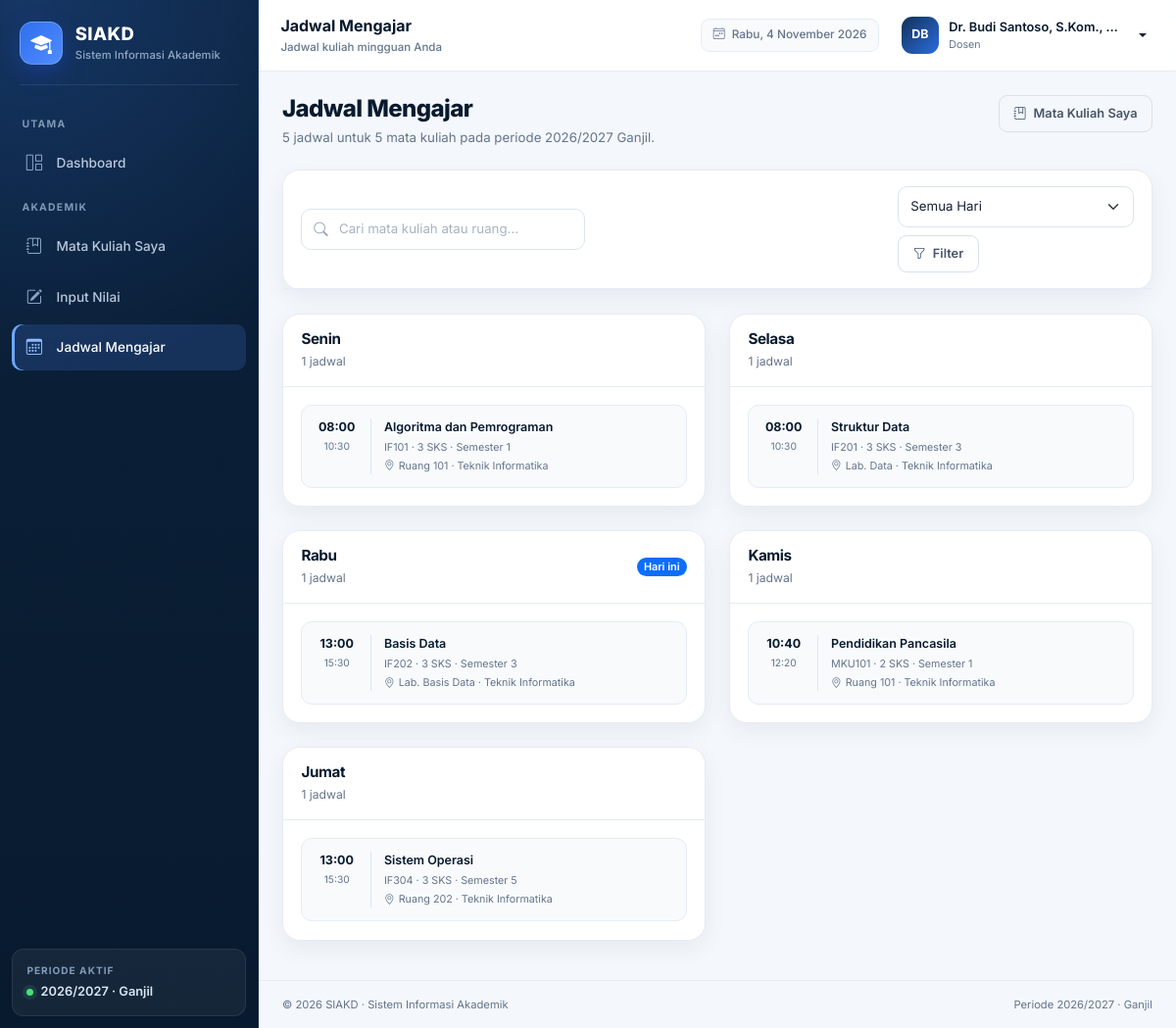
/dosen/jadwal.php (signed in), run on the app's committed database.
### tables this page shows
CREATE TABLE `dosen` (
    `id` INT UNSIGNED NOT NULL AUTO_INCREMENT,
    `user_id` INT UNSIGNED NOT NULL,
    `nidn` VARCHAR(20) NOT NULL,
    `nama` VARCHAR(100) NOT NULL,
    `email` VARCHAR(120) NOT NULL,
    `prodi_id` INT UNSIGNED NOT NULL,
    `created_at` TIMESTAMP NOT NULL DEFAULT CURRENT_TIMESTAMP,
    `updated_at` TIMESTAMP NOT NULL DEFAULT CURRENT_TIMESTAMP ON UPDATE CURRENT_TIMESTAMP,
    PRIMARY KEY (`id`),
    UNIQUE KEY `uq_dosen_user` (`user_id`),
    UNIQUE KEY `uq_dosen_nidn` (`nidn`),
    UNIQUE KEY `uq_dosen_email` (`email`),
    KEY `idx_dosen_prodi` (`prodi_id`),
    CONSTRAINT `fk_dosen_user` FOREIGN KEY (`user_id`) REFERENCES `users` (`id`) ON DELETE CASCADE ON UPDATE CASCADE,
    CONSTRAINT `fk_dosen_prodi` FOREIGN KEY (`prodi_id`) REFERENCES `prodi` (`id`) ON DELETE RESTRICT ON UPDATE CASCADE
);

CREATE TABLE `users` (
    `id` INT UNSIGNED NOT NULL AUTO_INCREMENT,
    `nama` VARCHAR(100) NOT NULL,
    `email` VARCHAR(120) NOT NULL,
    `password` VARCHAR(255) NOT NULL,
    `role` ENUM('admin', 'dosen', 'mahasiswa') NOT NULL,
    `status` ENUM('aktif', 'nonaktif') NOT NULL DEFAULT 'aktif',
    `created_at` TIMESTAMP NOT NULL DEFAULT CURRENT_TIMESTAMP,
    `updated_at` TIMESTAMP NOT NULL DEFAULT CURRENT_TIMESTAMP ON UPDATE CURRENT_TIMESTAMP,
    PRIMARY KEY (`id`),
    UNIQUE KEY `uq_users_email` (`email`),
    KEY `idx_users_role` (`role`)
);

CREATE TABLE `jadwal` (
    `id` INT UNSIGNED NOT NULL AUTO_INCREMENT,
    `mata_kuliah_id` INT UNSIGNED NOT NULL,
    `hari` ENUM('Senin', 'Selasa', 'Rabu', 'Kamis', 'Jumat', 'Sabtu') NOT NULL,
    `jam_mulai` TIME NOT NULL,
    `jam_selesai` TIME NOT NULL,
    `ruang` VARCHAR(50) NOT NULL,
    `created_at` TIMESTAMP NOT NULL DEFAULT CURRENT_TIMESTAMP,
    `updated_at` TIMESTAMP NOT NULL DEFAULT CURRENT_TIMESTAMP ON UPDATE CURRENT_TIMESTAMP,
    PRIMARY KEY (`id`),
    KEY `idx_jadwal_mk` (`mata_kuliah_id`),
    KEY `idx_jadwal_hari` (`hari`, `jam_mulai`),
    CONSTRAINT `fk_jadwal_mata_kuliah` FOREIGN KEY (`mata_kuliah_id`) REFERENCES `mata_kuliah` (`id`) ON DELETE CASCADE ON UPDATE CASCADE
);

CREATE TABLE `mata_kuliah` (
    `id` INT UNSIGNED NOT NULL AUTO_INCREMENT,
    `kode_mk` VARCHAR(15) NOT NULL,
    `nama_mk` VARCHAR(120) NOT NULL,
    `sks` TINYINT UNSIGNED NOT NULL,
    `semester` TINYINT UNSIGNED NOT NULL,
    `prodi_id` INT UNSIGNED NOT NULL,
    `dosen_id` INT UNSIGNED NULL,
    `created_at` TIMESTAMP NOT NULL DEFAULT CURRENT_TIMESTAMP,
    `updated_at` TIMESTAMP NOT NULL DEFAULT CURRENT_TIMESTAMP ON UPDATE CURRENT_TIMESTAMP,
    PRIMARY KEY (`id`),
    UNIQUE KEY `uq_mata_kuliah_kode` (`kode_mk`),
    KEY `idx_mata_kuliah_prodi` (`prodi_id`),
    KEY `idx_mata_kuliah_dosen` (`dosen_id`),
    CONSTRAINT `fk_mata_kuliah_prodi` FOREIGN KEY (`prodi_id`) REFERENCES `prodi` (`id`) ON DELETE RESTRICT ON UPDATE CASCADE,
    CONSTRAINT `fk_mata_kuliah_dosen` FOREIGN KEY (`dosen_id`) REFERENCES `dosen` (`id`) ON DELETE SET NULL ON UPDATE CASCADE
);

CREATE TABLE `prodi` (
    `id` INT UNSIGNED NOT NULL AUTO_INCREMENT,
    `kode_prodi` VARCHAR(10) NOT NULL,
    `nama_prodi` VARCHAR(100) NOT NULL,
    `created_at` TIMESTAMP NOT NULL DEFAULT CURRENT_TIMESTAMP,
    `updated_at` TIMESTAMP NOT NULL DEFAULT CURRENT_TIMESTAMP ON UPDATE CURRENT_TIMESTAMP,
    PRIMARY KEY (`id`),
    UNIQUE KEY `uq_prodi_kode` (`kode_prodi`),
    UNIQUE KEY `uq_prodi_nama` (`nama_prodi`)
);

### includes/functions.php (called while the page is built, shortened)
<?php
function base_url(string $path = ''): string
{
    $path = ltrim($path, '/');
    return BASE_URL . ($path !== '' ? '/' . $path : '/');
}
function e(mixed $value): string
{
    return htmlspecialchars((string) $value, ENT_QUOTES | ENT_SUBSTITUTE, 'UTF-8');
}
function query(string $key, mixed $default = ''): mixed
{
    if (!array_key_exists($key, $_GET)) {
        return $default;
    }
    $value = $_GET[$key];
    return is_string($value) ? trim($value) : $value;
}
function initials(string $name): string
{
    $parts = preg_split('/\s+/', trim($name)) ?: [];
    $initials = '';
    foreach (array_slice($parts, 0, 2) as $part) {
        $initials .= mb_strtoupper(mb_substr($part, 0, 1));
    }
    return $initials !== '' ? $initials : 'U';
}
function role_label(string $role): string
{
    return match ($role) {
        'admin' => 'Administrator',
        'dosen' => 'Dosen',
        'mahasiswa' => 'Mahasiswa',
        default => ucfirst($role),
    };
}
function jam_id(?string $time): string
{
    return $time ? substr($time, 0, 5) : '-';
}
function daftar_hari(): array
{
    return ['Senin', 'Selasa', 'Rabu', 'Kamis', 'Jumat', 'Sabtu'];
}

### includes/auth.php (called while the page is built, shortened)
<?php
require_once __DIR__ . '/../config/database.php';
require_once __DIR__ . '/functions.php';
function current_user(): ?array
{
    static $loaded = false;
    static $user = null;
    if ($loaded) {
        return $user;
    }
    $loaded = true;
    $userId = (int) ($_SESSION['user_id'] ?? 0);
    try {
        $stmt = db()->prepare(
            "SELECT u.id, u.nama, u.email, u.role, u.status, u.created_at,
                    m.id AS mahasiswa_id, m.nim, m.prodi_id AS mahasiswa_prodi_id,
                    m.angkatan, m.jenis_kelamin, m.alamat,
                    d.id AS dosen_id, d.nidn, d.prodi_id AS dosen_prodi_id
             FROM users u
             LEFT JOIN mahasiswa m ON m.user_id = u.id
             LEFT JOIN dosen d ON d.user_id = u.id
             WHERE u.id = :id AND u.status = 'aktif'
             LIMIT 1"
        );
        $stmt->execute(['id' => $userId]);
        $result = $stmt->fetch();
        if ($result) {
            $user = $result;
            return $user;
        }
    } catch (Throwable $exception) {
        error_log('Auth check failed: ' . $exception->getMessage());
    }
    return null;
}
function require_login(): array
{
    $user = current_user();
    return $user;
}
function require_role(string ...$roles): array
{
    $user = require_login();
    return $user;
}

### config/database.php (called while the page is built, shortened)
<?php
function db(): PDO
{
    static $pdo = null;
    if ($pdo instanceof PDO) {
        return $pdo;
    }
    $dsn = sprintf(
        'mysql:host=%s;port=%s;dbname=%s;charset=utf8mb4',
        DB_HOST,
        DB_PORT,
        DB_NAME
    );
    try {
        $pdo = new PDO($dsn, DB_USER, DB_PASS, [
            PDO::ATTR_ERRMODE => PDO::ERRMODE_EXCEPTION,
            PDO::ATTR_DEFAULT_FETCH_MODE => PDO::FETCH_ASSOC,
            PDO::ATTR_EMULATE_PREPARES => false,
        ]);
    } catch (PDOException $exception) {
        error_log('Database connection failed: ' . $exception->getMessage());
        throw new RuntimeException(
            'Koneksi database gagal. Pastikan MySQL berjalan dan database "siakd" sudah diimpor dari database.sql.'
        );
    }
    return $pdo;
}

### dosen/jadwal.php (the view, shortened to what this page needs)
<?php
require_once __DIR__ . '/../includes/auth.php';
$user = require_role('dosen');
$dosenId = (int) ($user['dosen_id'] ?? 0);
$pageTitle = 'Jadwal Mengajar';
$pageSubtitle = 'Jadwal kuliah mingguan Anda';
$search = (string) query('q');
$hariList = daftar_hari();
$conditions = ['mk.dosen_id = :dosen_id'];
$params = [':dosen_id' => $dosenId];
$where = 'WHERE ' . implode(' AND ', $conditions);
$stmt = db()->prepare(
    "SELECT j.id, j.hari, j.jam_mulai, j.jam_selesai, j.ruang,
            mk.kode_mk, mk.nama_mk, mk.sks, mk.semester, p.nama_prodi
     FROM jadwal j
     JOIN mata_kuliah mk ON mk.id = j.mata_kuliah_id
     JOIN prodi p ON p.id = mk.prodi_id
     $where
     ORDER BY FIELD(j.hari, 'Senin', 'Selasa', 'Rabu', 'Kamis', 'Jumat', 'Sabtu'), j.jam_mulai ASC"
);
foreach ($params as $key => $value) {
    $stmt->bindValue($key, $value, is_int($value) ? PDO::PARAM_INT : PDO::PARAM_STR);
}
$stmt->execute();
$jadwalRows = $stmt->fetchAll();
$jadwalByDay = [];
foreach ($jadwalRows as $row) {
    $jadwalByDay[$row['hari']][] = $row;
}
$totalJadwal = count($jadwalRows);
$totalMataKuliah = count(array_unique(array_column($jadwalRows, 'kode_mk')));
$hariMap = [
    'Sunday' => 'Minggu',
    'Monday' => 'Senin',
    'Tuesday' => 'Selasa',
    'Wednesday' => 'Rabu',
    'Thursday' => 'Kamis',
    'Friday' => 'Jumat',
    'Saturday' => 'Sabtu',
];
$hariIni = $hariMap[date('l')] ?? '';
require_once __DIR__ . '/../includes/header.php';
?>
<div class="page-heading">
    <div>
        <h1>Jadwal Mengajar</h1>
        <p><?= $totalJadwal ?> jadwal untuk <?= $totalMataKuliah ?> mata kuliah pada periode <?= e(TAHUN_AJARAN_AKTIF) ?> <?= e(SEMESTER_AKTIF) ?>.</p>
    </div>
    <a href="<?= e(base_url('dosen/mata_kuliah.php')) ?>" class="btn btn-outline-secondary">
        <i class="bi bi-journal-bookmark me-1" aria-hidden="true"></i> Mata Kuliah Saya
    </a>
</div>
<div class="card mb-4">
    <form class="filter-bar" method="get" action="<?= e(base_url('dosen/jadwal.php')) ?>">
        <div class="search-box">
            <i class="bi bi-search" aria-hidden="true"></i>
            <input type="search" class="form-control" name="q" value="<?= e($search) ?>" placeholder="Cari mata kuliah atau ruang..." aria-label="Cari jadwal">
        </div>
        <div class="d-flex flex-wrap align-items-center gap-2">
            <select class="form-select" name="hari" aria-label="Filter hari" style="min-width: 150px;">
                <option value="">Semua Hari</option>
            </select>
            <button type="submit" class="btn btn-outline-secondary">
                <i class="bi bi-funnel me-1" aria-hidden="true"></i> Filter
            </button>
        </div>
    </form>
</div>
<?php if ($jadwalRows): ?>
    <div class="row g-4">
        <?php foreach ($hariList as $hari): ?>
            <?php if (!isset($jadwalByDay[$hari])): ?>
                <?php continue; ?>
            <?php endif; ?>
            <div class="col-xl-6">
                <div class="card h-100">
                    <div class="card-header d-flex align-items-center justify-content-between gap-2">
                        <div>
                            <h2><?= e($hari) ?></h2>
                            <p class="section-subtitle mt-1"><?= count($jadwalByDay[$hari]) ?> jadwal</p>
                        </div>
                        <?php if ($hari === $hariIni): ?>
                            <span class="badge text-bg-primary rounded-pill">Hari ini</span>
                        <?php endif; ?>
                    </div>
                    <div class="card-body">
                        <div class="schedule-list">
                            <?php foreach ($jadwalByDay[$hari] as $jadwal): ?>
                                <div class="schedule-item">
                                    <div class="schedule-time">
                                        <strong><?= e(jam_id($jadwal['jam_mulai'])) ?></strong>
                                        <span><?= e(jam_id($jadwal['jam_selesai'])) ?></span>
                                    </div>
                                    <div class="schedule-info flex-grow-1">
                                        <strong><?= e($jadwal['nama_mk']) ?></strong>
                                        <span><?= e($jadwal['kode_mk']) ?> &middot; <?= (int) $jadwal['sks'] ?> SKS &middot; Semester <?= (int) $jadwal['semester'] ?></span>
                                        <span><i class="bi bi-geo-alt me-1" aria-hidden="true"></i><?= e($jadwal['ruang']) ?> &middot; <?= e($jadwal['nama_prodi']) ?></span>
                                    </div>
                                </div>
                            <?php endforeach; ?>
                        </div>
                    </div>
                </div>
            </div>
        <?php endforeach; ?>
    </div>
<?php endif; ?>
<?php require_once __DIR__ . '/../includes/footer.php'; ?>

### includes/navbar.php (shortened to what this page needs)
<?php
$hariInggris = ['Sunday' => 'Minggu', 'Monday' => 'Senin', 'Tuesday' => 'Selasa', 'Wednesday' => 'Rabu', 'Thursday' => 'Kamis', 'Friday' => 'Jumat', 'Saturday' => 'Sabtu'];
$bulanInggris = [1 => 'Januari', 'Februari', 'Maret', 'April', 'Mei', 'Juni', 'Juli', 'Agustus', 'September', 'Oktober', 'November', 'Desember'];
$tanggalHariIni = ($hariInggris[date('l')] ?? date('l')) . ', ' . date('j') . ' ' . ($bulanInggris[(int) date('n')] ?? '') . ' ' . date('Y');
?>
<nav class="app-topbar d-flex align-items-center justify-content-between gap-2" aria-label="Navigasi atas">
    <div class="d-flex align-items-center gap-2 gap-md-3 min-w-0">
        <div class="min-w-0">
            <p class="topbar-title"><?= e($pageTitle) ?></p>
            <span class="topbar-subtitle"><?= e($pageSubtitle) ?></span>
        </div>
    </div>
    <div class="d-flex align-items-center gap-2 gap-md-3">
        <span class="topbar-date">
            <i class="bi bi-calendar4-week" aria-hidden="true"></i>
            <?= e($tanggalHariIni) ?>
        </span>
        <div class="dropdown">
            <button class="user-menu dropdown-toggle" type="button" data-bs-toggle="dropdown" aria-expanded="false" aria-label="Menu profil pengguna">
                <span class="avatar"><?= e(initials($currentUser['nama'])) ?></span>
                <span class="user-meta">
                    <span class="user-name"><?= e($currentUser['nama']) ?></span>
                    <span class="user-role"><?= e(role_label($currentUser['role'])) ?></span>
                </span>
            </button>
        </div>
    </div>
</nav>

### data on the page
dosen: user.nama "DB", user.nama "Dr. Budi Santoso, S.Kom.,…", user.role "Dosen"
jadwal: jam_mulai "08:00", jam_selesai "10:30", mata_kuliah.nama_mk "Algoritma dan Pemrograman", mata_kuliah.kode_mk "IF101", mata_kuliah.sks "3", mata_kuliah.semester "1", ruang "Ruang 101", prodi.nama_prodi "Teknik Informatika"
jadwal: jam_mulai "08:00", jam_selesai "10:30", mata_kuliah.nama_mk "Struktur Data", mata_kuliah.kode_mk "IF201", mata_kuliah.sks "3", mata_kuliah.semester "3", ruang "Lab. Data", prodi.nama_prodi "Teknik Informatika"
jadwal: jam_mulai "13:00", jam_selesai "15:30", mata_kuliah.nama_mk "Basis Data", mata_kuliah.kode_mk "IF202", mata_kuliah.sks "3", mata_kuliah.semester "3", ruang "Lab. Basis Data", prodi.nama_prodi "Teknik Informatika"
jadwal: jam_mulai "10:40", jam_selesai "12:20", mata_kuliah.nama_mk "Pendidikan Pancasila", mata_kuliah.kode_mk "MKU101", mata_kuliah.sks "2", mata_kuliah.semester "1", ruang "Ruang 101", prodi.nama_prodi "Teknik Informatika"
jadwal: jam_mulai "13:00", jam_selesai "15:30", mata_kuliah.nama_mk "Sistem Operasi", mata_kuliah.kode_mk "IF304", mata_kuliah.sks "3", mata_kuliah.semester "5", ruang "Ruang 202", prodi.nama_prodi "Teknik Informatika"

### other printed values
APP_NAME "SIAKD"
APP_FULL_NAME "Sistem Informasi Akademik"
$section['label'] "UTAMA"
$item['title'] "Dashboard"
$section['label'] "AKADEMIK"
$item['title'] "Mata Kuliah Saya"
$item['title'] "Input Nilai"
$item['title'] "Jadwal Mengajar"
TAHUN_AJARAN_AKTIF "2026/2027"
SEMESTER_AKTIF "Ganjil"
$pageTitle "Jadwal Mengajar"
$pageSubtitle "Jadwal kuliah mingguan Anda"
$totalJadwal "5"
$totalMataKuliah "5"
$hari "Senin"
